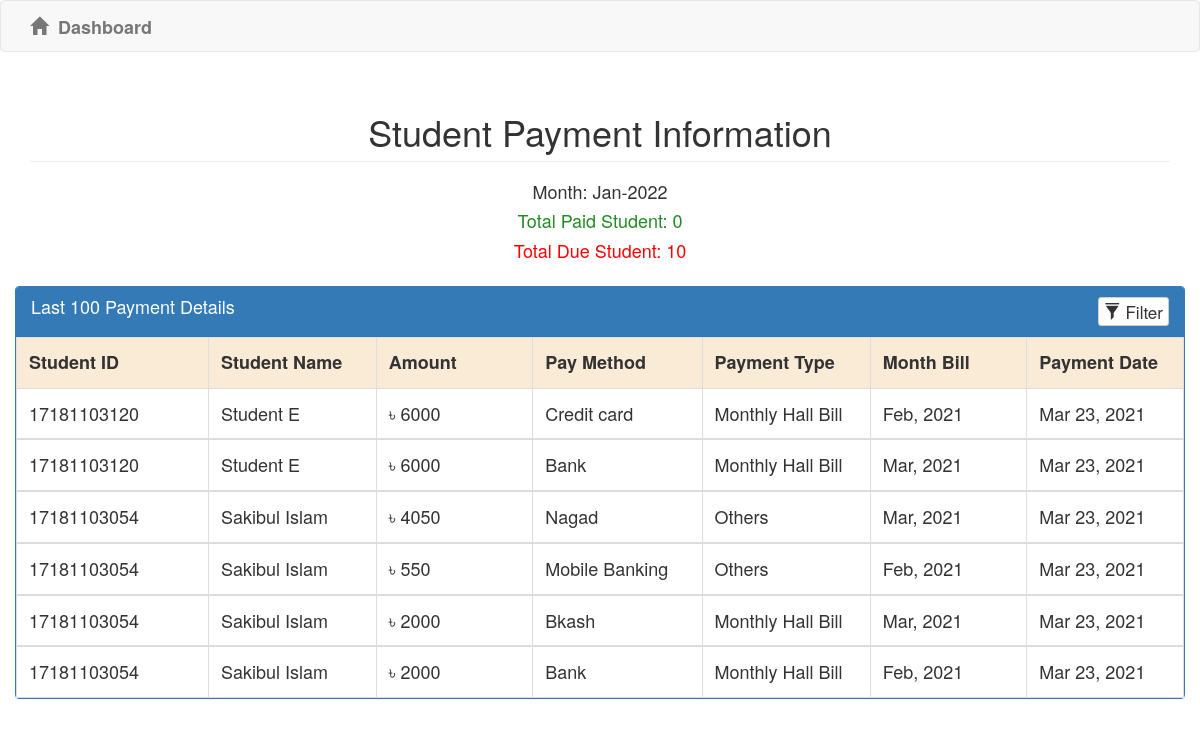
Screenshot of /admin/studentpayment.php with the database file from the repository.
### tables this page shows
CREATE TABLE `payment` (
  `payment_id` int(11) NOT NULL,
  `student_id` varchar(50) NOT NULL,
  `amount` int(50) NOT NULL,
  `p_method` varchar(30) NOT NULL,
  `p_type` varchar(30) NOT NULL,
  `date` date NOT NULL,
  `month` varchar(20) DEFAULT NULL
);

CREATE TABLE `student` (
  `student_id` varchar(30) NOT NULL,
  `name` varchar(30) NOT NULL,
  `dept` varchar(10) NOT NULL,
  `password` varchar(50) NOT NULL,
  `gender` varchar(10) NOT NULL,
  `mobile` int(15) NOT NULL,
  `address` varchar(100) NOT NULL,
  `is_hall` int(11) DEFAULT NULL,
  `image` varchar(200) DEFAULT NULL
);

### admin/studentpayment.php (the view, shortened to what this page needs)
<?php
    include('header.php');
    include('../config.php')
?>
<html>
<head>
    <link href="//netdna.bootstrapcdn.com/bootstrap/3.1.0/css/bootstrap.min.css" rel="stylesheet" id="bootstrap-css">
</head>
<body>
    <?php include('navbar.php');
        $sql1="select count(student_id) as total from student  ";
        $result1 =  mysqli_query($con,$sql1);
        $value1 = mysqli_fetch_assoc($result1);
        $totalstudent = $value1['total'];
        $month = date("Y-m");
        $sql2="select  COUNT(DISTINCT student_id) as total from payment WHERE month='$month' and p_type='Monthly Hall Bill'";
        $result2 =  mysqli_query($con,$sql2);
        $value2 = mysqli_fetch_assoc($result2);
        $StudentPayCount = $value2['total'];
        $StudentDueCount = $totalstudent-$StudentPayCount;
    ?>
    <div class="container">
        <h1 class="page-header text-center">Student Payment Information</h1>
        <h4 class="text-center"> Month: <?php echo date('M-Y', strtotime($month)); ?> </h4>
        <h4 class="text-center" style="color:#228B22"> Total Paid Student: <?php echo $StudentPayCount; ?> </h4>
        <h4 class="text-center" style="color:#FF0000"> Total Due Student: <?php echo $StudentDueCount; ?> </h4>
        <div class="row">
            <div class="panel panel-primary filterable">
                <div class="panel-heading" style="height:50px">
                    <h3 class="panel-title" style="font-size:18px">Last 100 Payment Details</h3>
                    <div class="pull-right">
                        <button style="font-size:17px" class="btn btn-default btn-xs btn-filter"><span
                                class="glyphicon glyphicon-filter"></span> Filter</button>
                    </div>
                </div>
                <table class="table table-hover table-bordered" id="myTable">
                    <?php
				$sql="select * from payment join student where payment.student_id = student.student_id order by payment_id desc LIMIT 100 ";
				$query=$con->query($sql);
				if(mysqli_num_rows($query)== 0 ){
					echo "<br><br><h3 style='color:red;text-align:center'><i class='fa fa-ban'></i><b> No record found</b></h3><br><br>";
				}
				else{
					?>
                    <thead>
                        <tr class="filters" style="background-color:#FAEBD7">
                            <th><input style="font-size:18px" type="text" class="form-control" placeholder="Student ID"
                                    disabled></th>
                            <th><input style="font-size:18px" type="text" class="form-control"
                                    placeholder="Student Name" disabled></th>
                            <th><input style="font-size:18px" type="text" class="form-control" placeholder="Amount"
                                    disabled></th>
                            <th><input style="font-size:18px" type="text" class="form-control" placeholder="Pay Method" disabled></th>
                            <th><input style="font-size:18px" type="text" class="form-control" placeholder="Payment Type" disabled></th>
                            <th><input style="font-size:18px" type="text" class="form-control" placeholder="Month Bill" disabled></th>
                            <th><input style="font-size:18px" type="text" class="form-control" placeholder="Payment Date" disabled></th>
                        </tr>
                    </thead>
                    <?php
					while($row=$query->fetch_array()){
					 ?>
                    <tbody>
                        <tr>
                            <td style="<?php echo $style; ?>"><?php echo $row['student_id']; ?></td>
                            <td style="<?php echo $style; ?>"><?php echo $row['name']; ?></td>
                            <td style="<?php echo $style; ?>"> &#2547; <?php echo $row['amount']; ?>
                            <td style="<?php echo $style; ?>"><?php echo $row['p_method']; ?></td>
                            <td style="<?php echo $style; ?>"><?php echo $row['p_type']; ?></td>
                            <td style="<?php echo $style; ?>">
                                <?php echo date('M, Y', strtotime($row['month'])) ?></td>
                            </td>
                            <td style="<?php echo $style; ?>">
                                <?php echo date('M d, Y', strtotime($row['date'])) ?></td>
                        </tr>
                    </tbody>
                    <?php
				    }
				}
			?>
                </table>
            </div>
        </div>
    </div>
</body>
</html>

### admin/header.php (shortened to what this page needs)
<!DOCTYPE html>
<html>
<head>
    <link type="text/css" rel="stylesheet" href="Bootstrap/css/bootstrap.min.css">
    <link type="text/css" rel="stylesheet" href="Bootstrap/css/bootstrap.css">
</head>
</html>

### admin/navbar.php (shortened to what this page needs)
<nav class="navbar navbar-default">
  <div class="container">
    <div class="navbar-header">
      <a class="navbar-brand" href="dashboard.php"><span class="glyphicon glyphicon-home"></span> &nbsp;<b>Dashboard</b></a>
    </div>
  </div>
</nav>

### admin/studentpayment.php (style rules this page uses)
#myTable { border-collapse: collapse; width: 100%; border: 1px solid #ddd; font-size: 18px; }
#myTable th, #myTable td { padding: 12px; }
#myTable tr { border-bottom: 1px solid #ddd; }
.filterable { margin-top: 15px; }
.filterable .panel-heading .pull-right { margin-top: -20px; }
.filterable .filters input[disabled] { background-color: transparent; border: none; cursor: auto; box-shadow: none; padding: 0; height: auto; }

### rows the page displays
payment: student.student_id "17181103120", student.name "Student E", amount "6000", p_method "Credit card", p_type "Monthly Hall Bill", month "Feb, 2021", date "Mar 23, 2021"
payment: student.student_id "17181103120", student.name "Student E", amount "6000", p_method "Bank", p_type "Monthly Hall Bill", month "Mar, 2021", date "Mar 23, 2021"
payment: student.student_id "17181103054", student.name "Sakibul Islam", amount "4050", p_method "Nagad", p_type "Others", month "Mar, 2021", date "Mar 23, 2021"
payment: student.student_id "17181103054", student.name "Sakibul Islam", amount "550", p_method "Mobile Banking", p_type "Others", month "Feb, 2021", date "Mar 23, 2021"
payment: student.student_id "17181103054", student.name "Sakibul Islam", amount "2000", p_method "Bkash", p_type "Monthly Hall Bill", month "Mar, 2021", date "Mar 23, 2021"
payment: student.student_id "17181103054", student.name "Sakibul Islam", amount "2000", p_method "Bank", p_type "Monthly Hall Bill", month "Feb, 2021", date "Mar 23, 2021"

### other values shown
date('M-Y', strtotime($month)) "Jan-2022"
$StudentPayCount "0"
$StudentDueCount "10"
